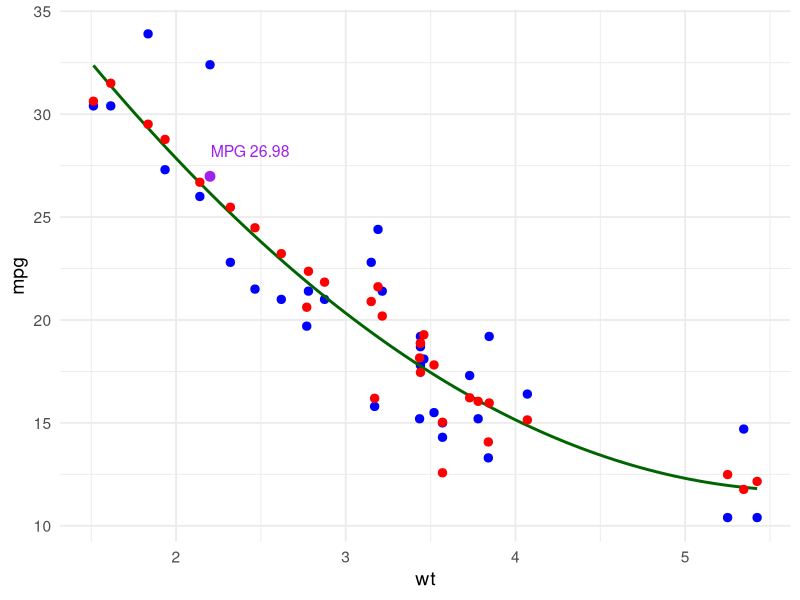

Reproduce this figure in R.
### Datos personales ###
# Nombre: Reuben Rhienhart
# Numero de control: 20112048
# Grupo: H
# Ejercicio 19: Regresion logistica (mtcars)
library(tidyverse)
data(mtcars)
# Modelo No Lineal (mpg vs poly(wt, 2))
nolineal <- lm(mpg ~ poly(wt, 2) + hp, data = mtcars)
summary(nolineal)
# R-squared ajusted:  0.8719
nuevo <- data.frame(wt = 2.2, hp = 66)
nuevo_mpg <- predict(nolineal, newdata = nuevo)
mtcars$ajustados <- predict(nolineal)

ggplot(mtcars, aes(x = wt, y = mpg)) +
  geom_point(color = "blue", size = 2.5) +
  geom_smooth(method = "lm", formula = y ~ poly(x, 2), color = "darkgreen", se = FALSE) +
  theme_minimal(base_size = 14) +
  geom_point(aes(x = wt, y = ajustados), color = "red", size = 2.5) +
  geom_point(data = nuevo, aes(x = wt, y = nuevo_mpg), color = "purple", size = 3) +
  annotate(geom = "text", x = 2.2, y = nuevo_mpg + 1,
           label = paste("MPG", round(nuevo_mpg, 2)),
           color = "purple", size = 4, hjust = -0.01, vjust = 0.1)